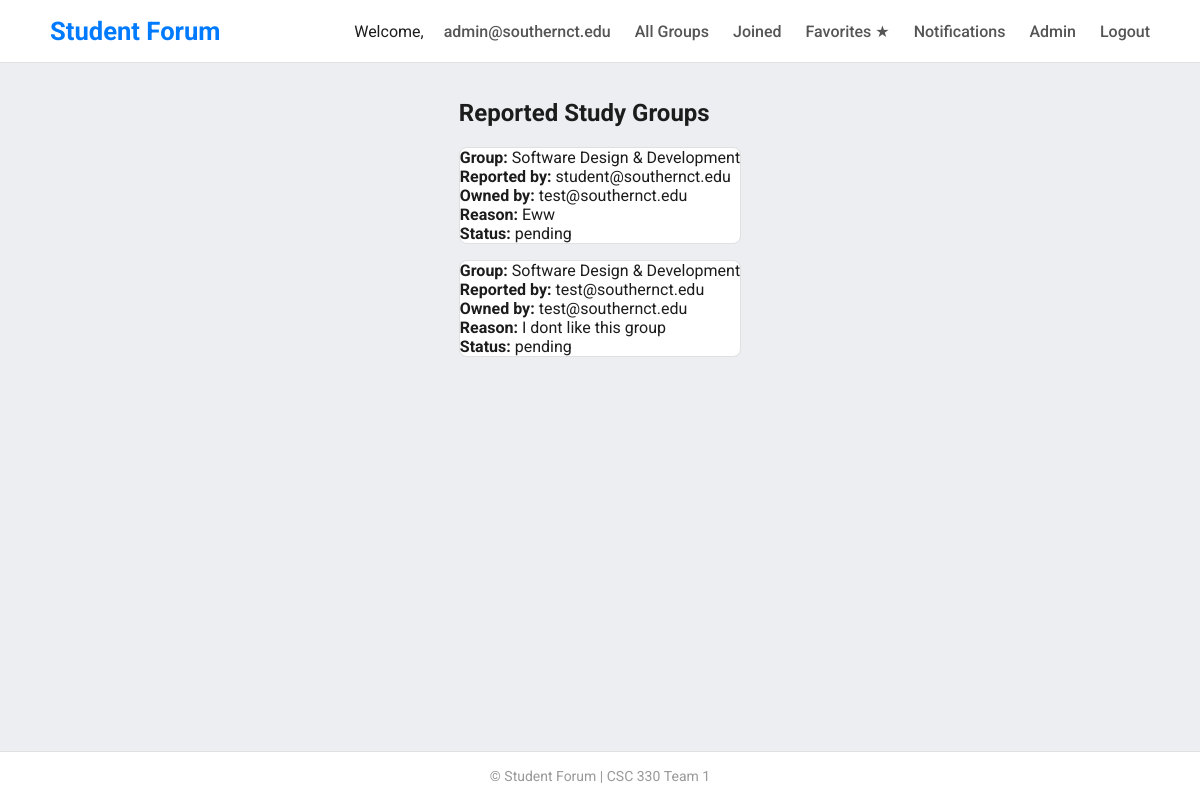
The app's page /admin/group-reports (signed in), older data.
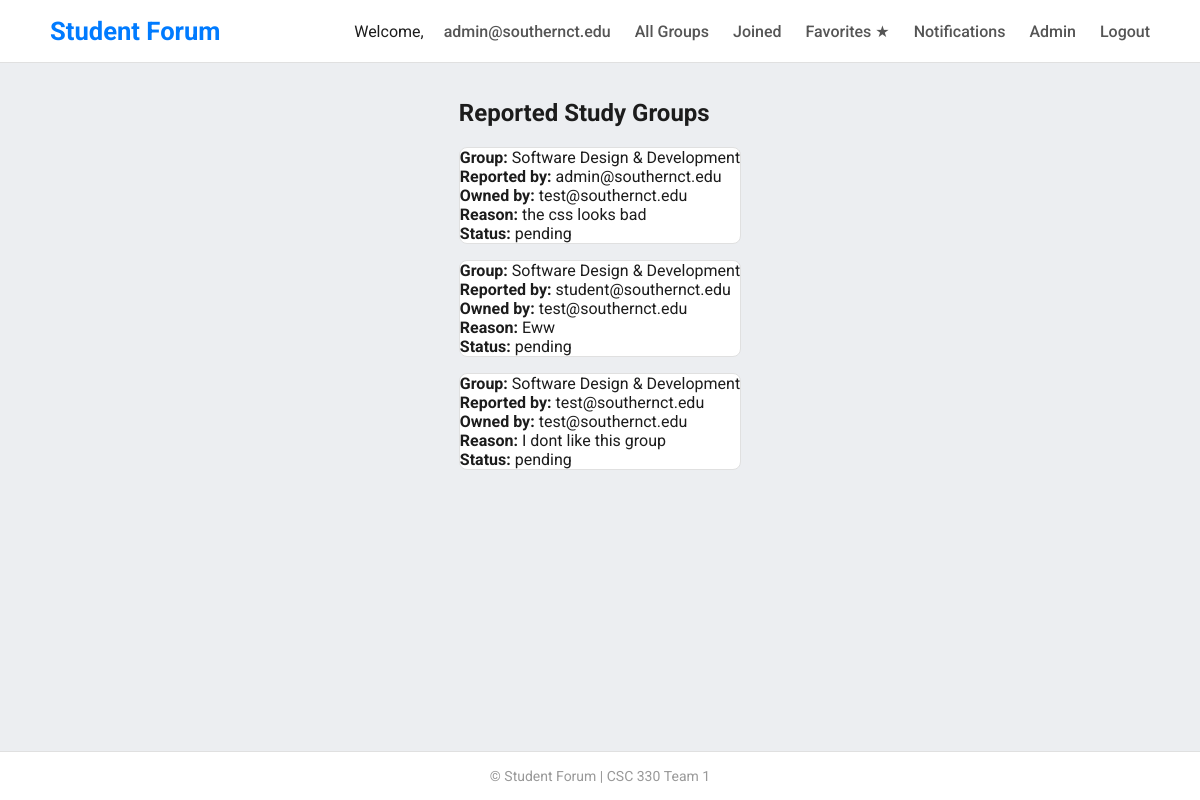
The same page, newer data.
### app/models.py (models this page shows, shortened)
class User(UserMixin, db.Model):
    id = db.Column(db.Integer, primary_key=True)
    email = db.Column(db.String(120), unique=True, nullable=False) #username not required use email
    password = db.Column(db.String(128), nullable=False)
    name = db.Column(db.String(100))
    major = db.Column(db.String(100))
    is_admin = db.Column(db.Boolean, default=False)
    is_verified = db.Column(db.Boolean, default=False)
    owned_groups = db.relationship('StudyGroup', backref='owner', foreign_keys='StudyGroup.op_id')
    posts = db.relationship('Post', backref='author', foreign_keys='Post.user_id')
    joined_groups   = db.relationship("StudyGroup", secondary=group_members,
                                      backref=db.backref("members", lazy="dynamic"))
    favorite_groups = db.relationship("StudyGroup", secondary=favorite_groups,
                                      backref=db.backref("fans",    lazy="dynamic"))

class Report(db.Model):
    report_id = db.Column(db.Integer, primary_key=True)
    reporter_id = db.Column(db.Integer, db.ForeignKey('user.id'), nullable=False)
    violator_id = db.Column(db.Integer, db.ForeignKey('user.id'), nullable=False)
    reason = db.Column(db.Text, nullable=False)
    status = db.Column(db.String(20), default='pending')
    created_at = db.Column(db.DateTime, default=datetime.utcnow)
    group_id = db.Column(db.Integer, db.ForeignKey('study_group.id'))
    reporter = db.relationship('User', foreign_keys=[reporter_id], backref='filed_reports')
    violator = db.relationship('User', foreign_keys=[violator_id], backref='received_reports')
    group = db.relationship('StudyGroup', backref='reports')

class StudyGroup(db.Model):
    id = db.Column(db.Integer, primary_key=True)
    subject = db.Column(db.String(100), nullable=False)
    course = db.Column(db.String(100), nullable=False)
    description = db.Column(db.Text)
    time = db.Column(db.String(100))
    title = db.Column(db.String(100))
    tags = db.Column(db.String(200))
    op_id = db.Column(db.Integer, db.ForeignKey('user.id'))
    created_at = db.Column(db.DateTime, default=datetime.utcnow)
    threads = db.relationship('Thread', backref='study_group', lazy=True)

### app/admin.py (the view)
@admin_bp.route("/group-reports")
def group_reports():
    reports = Report.query.filter(Report.group_id.isnot(None)).order_by(Report.created_at.desc()).all()
    return render_template("admin_group_reports.html", reports=reports)

### app/__init__.py (called while the page is built)
def create_app():
    app = Flask(__name__)
    app.config.from_object(Config)
    db.init_app(app)
    login_manager.init_app(app)
    csrf.init_app(app)
    @app.context_processor
    def inject_csrf_token():
        return dict(csrf_token=generate_csrf)
    from . import routes
    app.register_blueprint(routes.bp)
    from . import admin
    app.register_blueprint(admin.admin_bp)
    @app.context_processor
    def notification_count():
        from flask_login import current_user
        if current_user.is_authenticated:
            from .models import Notification
            count = Notification.query.filter_by(user_id=current_user.id, is_read=False).count()
            return {'notification_count': count}
        return {'notification_count': 0}
    with app.app_context():
        db.create_all()
    return app

### app/admin.py (called while the page is built)
@admin_bp.before_request
def check_admin():
    if not current_user.is_authenticated or not current_user.is_admin:
        flash("You don't have permission to access the admin panel.", "danger")
        return redirect(url_for("main.index"))

### app/models.py (called while the page is built)
@login_manager.user_loader
def load_user(user_id):
    return User.query.get(int(user_id))

### app/templates/admin_group_reports.html (shortened to what this page needs)
{% extends "base.html" %}
{% block content %}
  <h2>Reported Study Groups</h2>
  {% for report in reports %}
    <div class="card p-3" style="margin: 1rem 0;">
      <strong>Group:</strong> {{ report.group.title }}<br>
      <strong>Reported by:</strong> {{ report.reporter.email }}<br>
      <strong>Owned by:</strong> {{ report.group.owner.email }}<br>
      <strong>Reason:</strong> {{ report.reason }}<br>
      <strong>Status:</strong> {{ report.status }}
    </div>
  {% else %}
    <p>No reports filed.</p>
  {% endfor %}
{% endblock %}

### app/templates/base.html (shortened to what this page needs)
<!DOCTYPE html>
<html lang="en">
  <head>
    <link
      rel="stylesheet"
      href="{{ url_for('static', filename='css/style.css') }}"
    />
  </head>
  <body>
    <nav>
      <div class="nav-container">
        <a href="{{ url_for('main.home') }}" class="nav-brand">Student Forum</a>
        <div class="nav-links">
          {% if current_user.is_authenticated %}
          <span class="welcome">
            Welcome,<a href="{{ url_for('main.view_profile') }}"
              >{{ current_user.email }}</a
            >
          </span>
          <a href="{{ url_for('main.browse_listings') }}">All&nbsp;Groups</a>
          <a href="{{ url_for('main.joined_groups') }}">Joined</a>
          <a href="{{ url_for('main.favorite_groups') }}">Favorites&nbsp;★</a>
          <a href="{{ url_for('main.view_notifications') }}">
            Notifications
          </a>
          {% if current_user.is_admin %}
          <a href="{{ url_for('admin.index') }}">Admin</a>
          {% endif %}
          <a href="{{ url_for('main.logout') }}">Logout</a>
          {% else %}
          <a href="{{ url_for('main.index') }}">Home</a>
          <a href="{{ url_for('main.login') }}">Login</a>
          <a href="{{ url_for('main.register') }}">Register</a>
          {% endif %}
        </div>
      </div>
    </nav>
    <div class="container">
       {% block content %}{% endblock %}
    </div>
    <footer>&copy; {{ current_year }} Student Forum | CSC 330 Team 1</footer>
  </body>
</html>

### app/static/css/style.css (style rules this page uses)
body { font-family: 'Roboto', sans-serif; background-color: #eceef1; color: #1c1c1c; margin: 0; display: flex; flex-direction: column; min-height: 100vh; }
nav { background-color: #fff; padding: 1rem 2rem; border-bottom: 1px solid #e0e0e0; }
.nav-container { display: flex; justify-content: space-between; align-items: center; max-width: 1100px; margin: auto; }
.nav-brand { font-size: 1.6rem; font-weight: 700; color: #007bff; text-decoration: none; }
.nav-links a { margin-left: 1.25rem; text-decoration: none; font-weight: 500; font-size: 1rem; color: #555; transition: color 0.2s; }
.container { flex: 1; max-width: 900px; margin: auto; padding: 1rem; }
.card { background-color: #ffffff; border: 1px solid #e0e0e0; border-radius: 8px; transition: box-shadow 0.2s ease, transform 0.2s ease; }
footer { text-align: center; padding: 1rem; font-size: 0.875rem; color: #999; border-top: 1px solid #e0e0e0; background-color: #fff; }

Row changes from the older to the newer data that the page shows:
added Report: group "Software Design & Development", reporter.email "admin@southernct.edu", group.owner.email "test@southernct.edu", reason "the css looks bad", status "pending"
